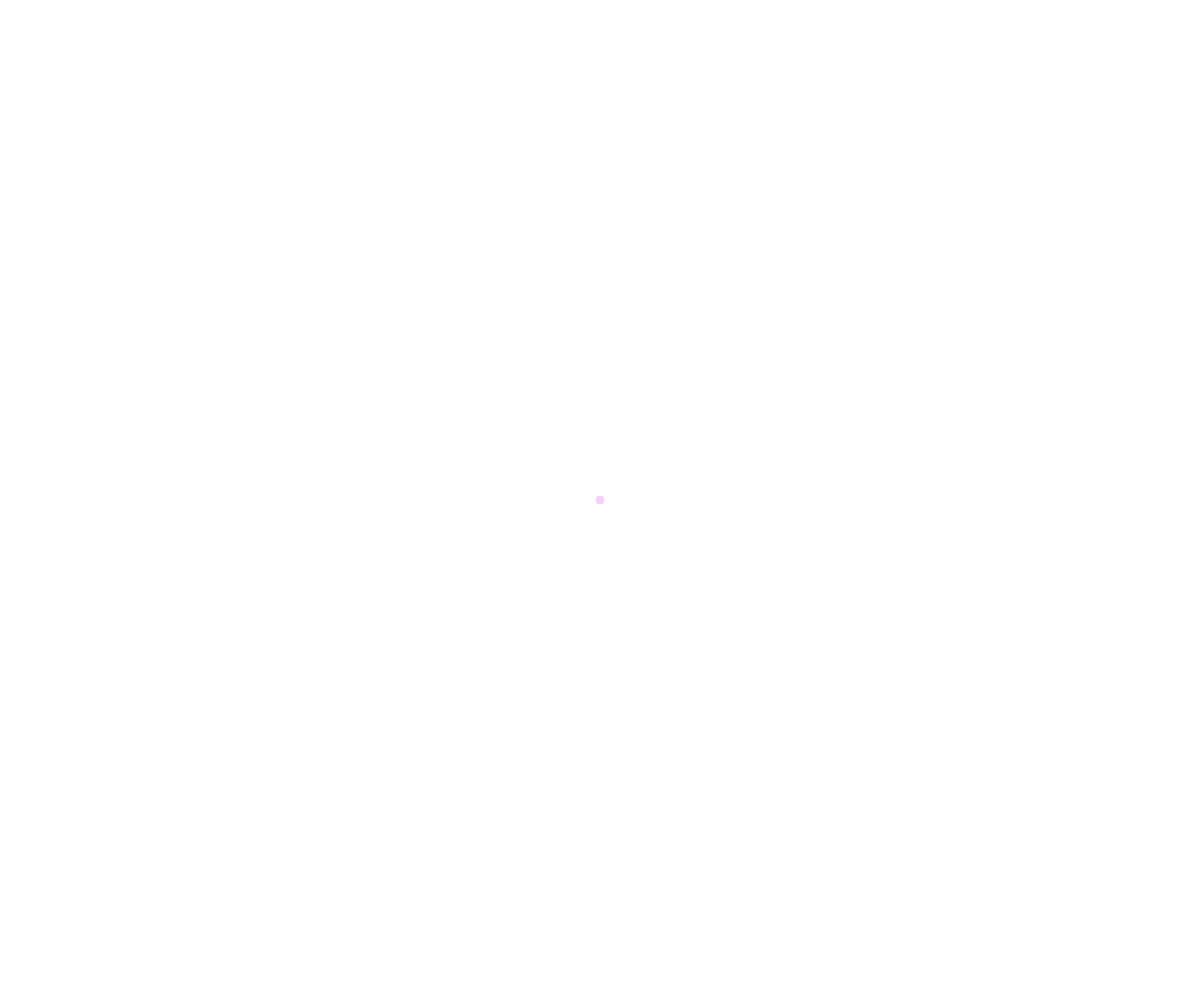
Frame 1 (no input)
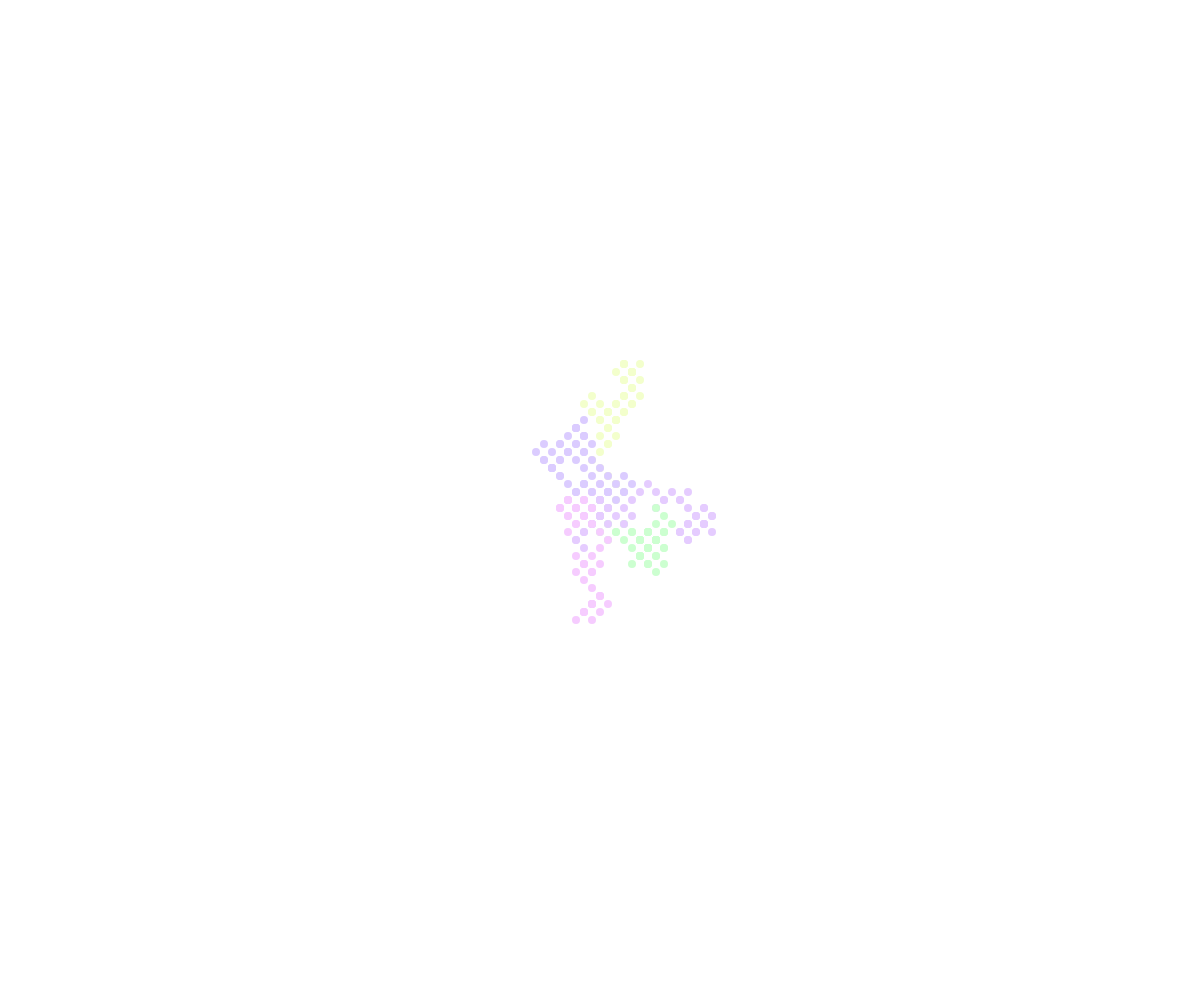
Frame 60 (no input)
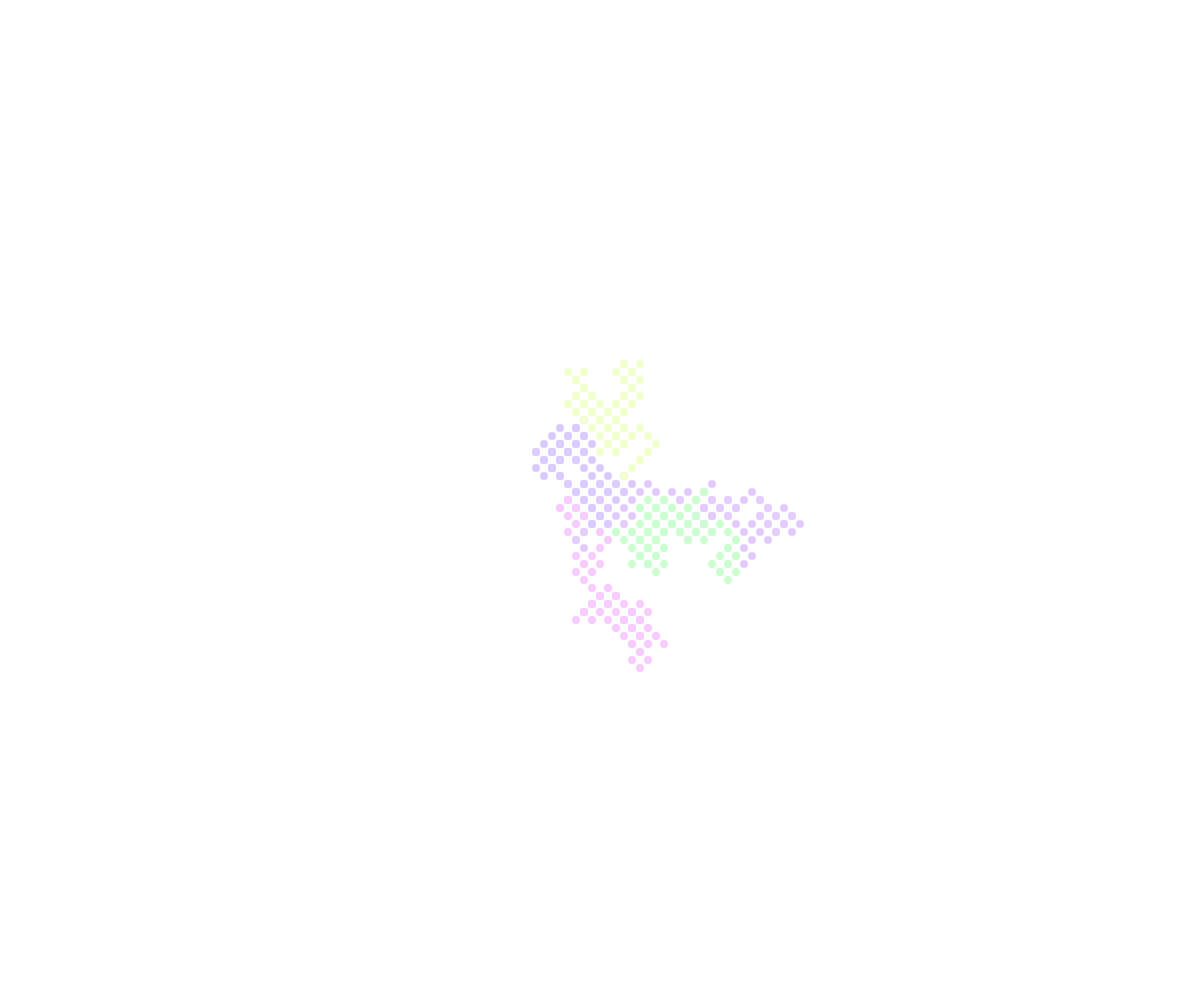
Frame 120 (the mouse pressed at the canvas centre since frame 60)

The p5.js sketch that drew these frames (run headless with seeded random() and noise() and a simulated clock; from frame 60 on, the mouse is pressed at the canvas centre):

// p5.js sketch
// ── sketch.js
var walkersNum = 5;
var walkers = [];

function setup() {
    createCanvas(windowWidth, windowHeight);
    colorMode(HSB, 360, 100, 100);
    noStroke();

    for (var i = 0; i < walkersNum; i++) {
        walkers.push(new Walker());
    }
}

function draw() {
    for (var i = 0; i < walkersNum; i++) {
        walkers[i].display();
        walkers[i].move();
    }
}

function Walker() {
    this.x = width / 2;
    this.y = height / 2;
    this.r = max(width, height) / 150;
    this.delta = this.r;
    this.c = color(random(360), 20, 100);

    this.display = function() {
        fill(this.c);
        ellipse(this.x, this.y, this.r, this.r);
    }

    this.move = function() {
        this.xSign = random(1) < 0.5 ? 1 : -1;
        this.ySign = random(1) < 0.5 ? 1 : -1;

        this.x += this.xSign * this.delta;
        this.y += this.ySign * this.delta;

        var min = this.r / 2;
        var xMax = width - this.r / 2;
        var yMax = height - this.r / 2;

        if (this.x < min) {
            this.x = xMax;
        }
        if (this.x > xMax) {
            this.x = min;
        }
        if (this.y < min) {
            this.y = yMax;
        }
        if (this.y > yMax) {
            this.y = min;
        }

    }
}

function windowResized() {
    resizeCanvas(windowWidth, windowHeight);
}
